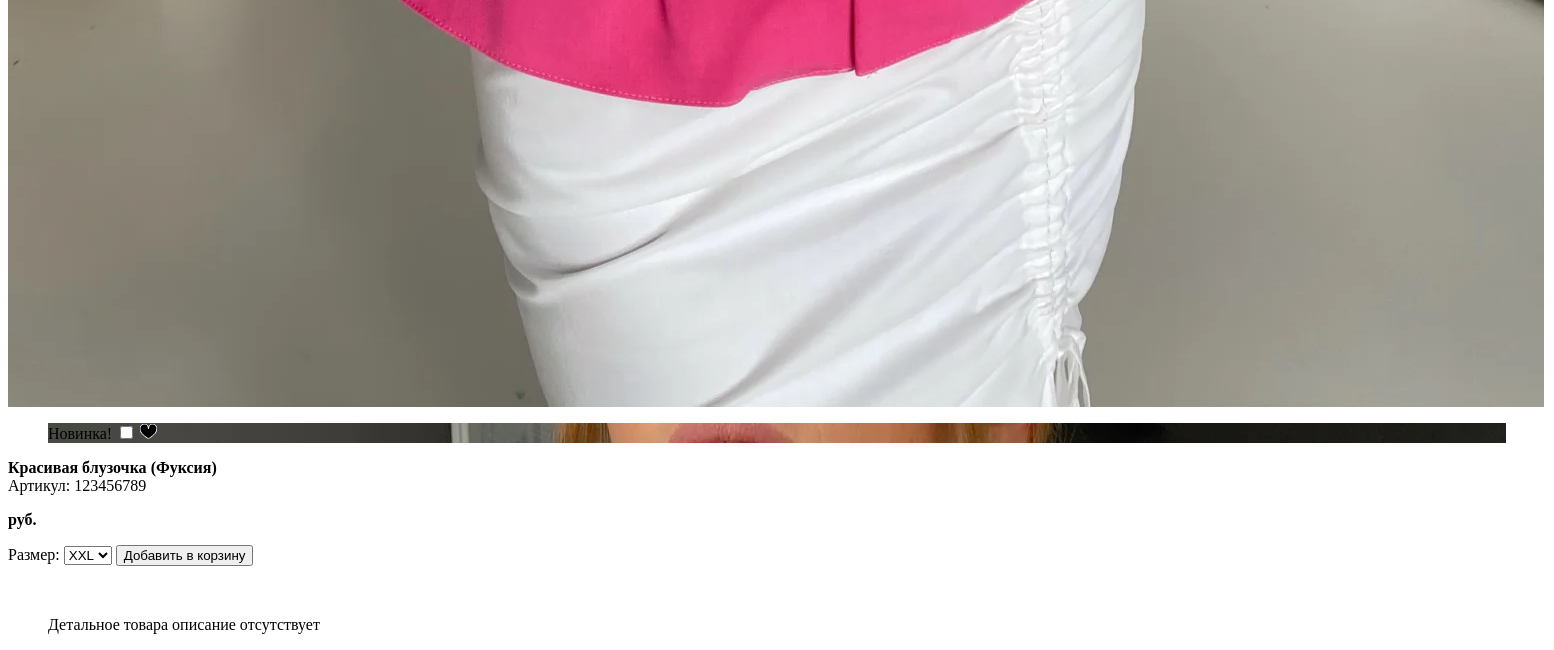
Page /lms/backstage/product/123456789/ (lower part) on the earlier database version.
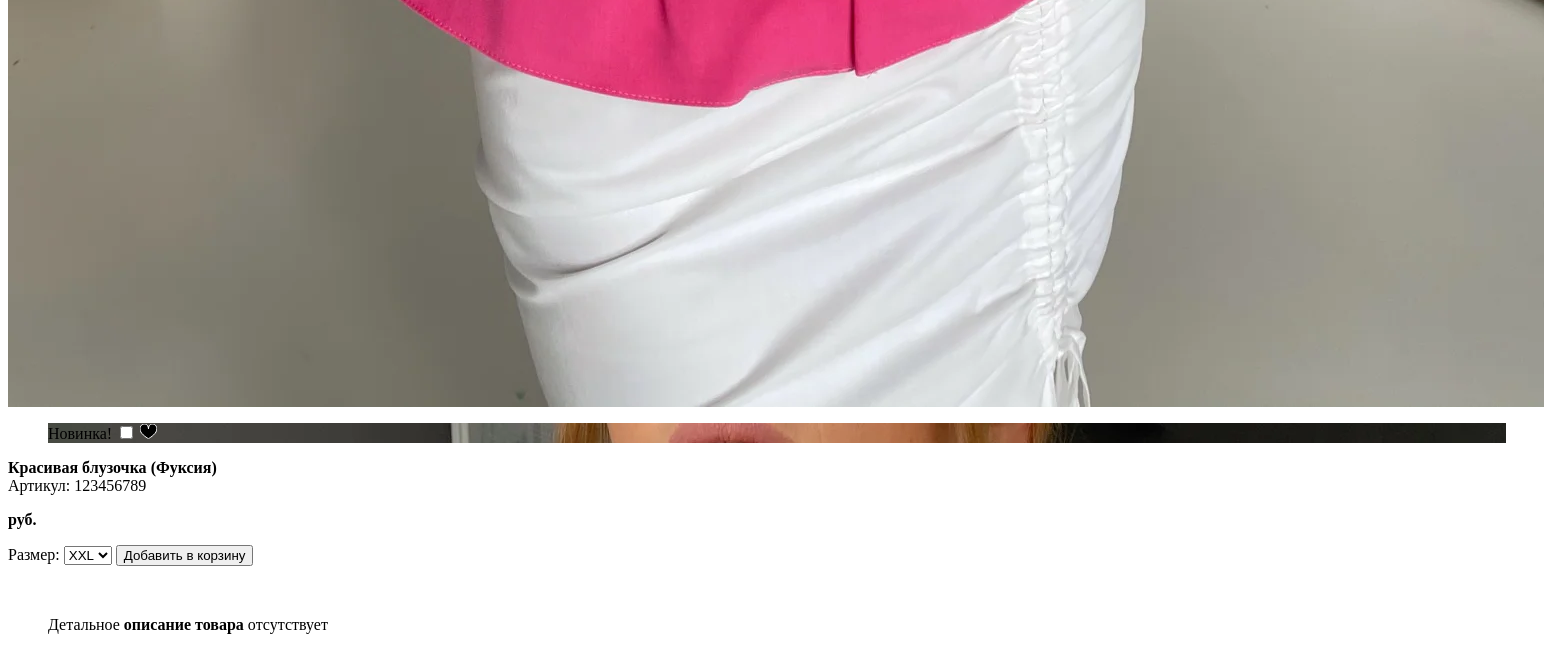
Same page on the later database version.
### lms/models.py (models this page shows, shortened)
class DbItem(models.Model):
    created_at = models.DateTimeField(auto_now_add=True)
    updated_at = models.DateTimeField(auto_now=True)
    class Meta:
        abstract: bool = True

class Product(DbItem):
    article = models.CharField(primary_key=True, max_length=100, validators=[Tunable.validate_article])     # внутренний артикул
    title = models.CharField(max_length=100)                                                                # название
    slug = models.SlugField(unique=True, max_length=200)                                                    # слаг
    description = models.TextField(null=True, blank=True)                                                   # описание
    color = models.CharField(max_length=50, null=True, blank=True)                                          # цвет
    actual_price = MoneyField(
        max_digits=14,
        decimal_places=2,
        default_currency='RUR',
        validators=[MinValueValidator(0.01)])                                                               # цена
    old_price = MoneyField(
        max_digits=14,
        decimal_places=2,
        default_currency='RUR',
        null=True,
        blank=True,
        validators=[MinValueValidator(0.01)])                                                               # старая цена (до акции), null -- нет акции
    sales_quantity = models.BigIntegerField(default=0, validators=[MinValueValidator(0)])                   # количество продаж
    published_at = models.DateTimeField(null=True, blank=True, default=timezone.now)                        # время публикации(опубликован, если published_at < now())
    categories = models.ManyToManyField(Category, related_name="products")                                  # категории
    class PublishedManager(models.Manager):
        def get_queryset(self):
            return super().get_queryset().exclude(published_at=None).filter(published_at__lte=timezone.now())
    class BestsellersManager(PublishedManager):
        def get_queryset(self):
            return super().get_queryset().order_by('-sales_quantity')
    objects = models.Manager()
    published = PublishedManager()
    bestsellers = BestsellersManager()
    images: QuerySet                                                                            # -- Just for IDE syntax analyzer --
    sizes: QuerySet
    attributes: QuerySet
    orders: QuerySet
    class Meta:
        ordering = ["published_at"]
        indexes = [models.Index(fields=["title"])]
    @property
    def primary_image(self):
        query = self.images.filter(primary=True)
        return query.first() if query.exists() else None
    @property
    def in_stock(self):
        return self.sizes.filter(quantity__gt=0).exists()
    @property
    def novelty(self):
        return (datetime.now().date() - self.published_at.date()).days < 30 if self.published_at else False
    @property
    def variants(self):
        return {size.id: size.size for size in self.sizes.filter(quantity__gt=0).all()}

class Parameter(DbItem):
    key = models.CharField(primary_key=True, max_length=50)                                     # -- ключ --
    value = models.CharField(max_length=250)                                                    # -- значение --
    in_context = models.BooleanField(default=True)                                              # -- используется в контексте --
    description = models.TextField(null=True, blank=True)                                       # -- описание --

### lms/views.py (the view)
# urls.py: path('backstage/product/<slug:slug>/', ProductView.as_view(), name='product_details'),
class ProductView(DetailView):
    model = Product
    queryset = Product.published.all()
    template_name = 'lms/pcard.html'
    def get_context_data(self, **kwargs):
        context = super().get_context_data(**kwargs)
        favorites = CustomerInfo(self.request).favorites
        return context | {
            'favorites': favorites,
        }

### customerinfo/customerinfo.py (called while the page is built)
    def _get_or_create_item(self, key, builder, save=False):
        try:
            result = self._info[key]
        except KeyError:
            result = self._info[key] = builder()
            if save:
                self.save()
        return result

    def _get_or_create_favorites(self):
        return self._get_or_create_item("favorites", list)

    @property
    def favorites(self):
        return set(self._get_or_create_favorites())

### lms/processors/processors.py (called while the page is built)
def parameters_processor(_):  # TODO -- dont forget fixtures for params! --
    return {
        f'param_{p.key}': p.value for p in Parameter.objects.filter(in_context=True)
    }

### lms/templatetags/custom_tags.py (called while the page is built)
@register.filter(name='markdown')
def markdown_format(text):
    return mark_safe(markdown.markdown(text))

### lms/templates/lms/pcard.html
{% include "lms/include/product-card-type-B.html" with card_type="details" %}

### lms/templates/lms/include/product-description.html (shortened to what this page needs)
{% load custom_tags %}
{% if card_type == "catalogue" %}
<span class="like-title">{{product.title}}</span><br/>
({{product.color|default:param_message_color_missed}})<br/>
{% if product.old_price %}<span class="old_price">{{product.old_price.amount}} {{param_label_currency}}</span>{% endif %}{{product.actual_price.amount}} {{param_label_currency}}<br/>
{% if not product.in_stock %}<span class="red">{{param_label_not_available}}<br/></span><button class="w-100" onclick="notify_delivery('{{product.article}}')">{{param_label_notify_delivery}}</button>{% endif %}
{% elif card_type == "details" %}
<p class="like-title"><strong>{{product.title}} ({{product.color}})</strong><br/><span class="gray like-note">{{param_label_article}}: {{product.article}}</span></p>
<p><span class="like-title"><strong>{{product.actual_price.amount}} {{param_label_currency}}</strong></span>{% if product.old_price %}<span class="old_price">{{product.old_price.amount}} {{param_label_currency}}</span>{% endif %}</p>
{% if product.in_stock %}
<label class="like-title" for="size-selector">
    {{param_label_size}}:
</label>
{% include "lms/include/selector.html" with variants=product.variants selector_id="size-selector" %}
<button class="w-100 inverted"
        onclick="product_to_scart('{{product.article}}',document.getElementById('size-selector').value,1,right_sidebar.show_scart);gp_dialog.close();">
    {{param_label_add_to_shopping_cart}}
</button>
{% else %}
<p>
    <span class="red">{{param_label_not_available}}<br/></span>
    <button class="w-100 inverted" onclick="notify_delivery('{{product.article}}')">{{param_label_notify_delivery}}
    </button>
</p>
{% endif %}
<blockquote class="not-wide">
    <br/>{{product.description|default:param_message_details_missed|markdown}}
</blockquote>
{% else %}
<p>TODO Исправить! Неизвестный тип карточки!</p>
{% endif %}

Differences in the rows shown:
changed through a linked row, Product "Красивая блузочка": description "Детальное товара описание отсутствует" → "Детальное описание товара отсутствует"
